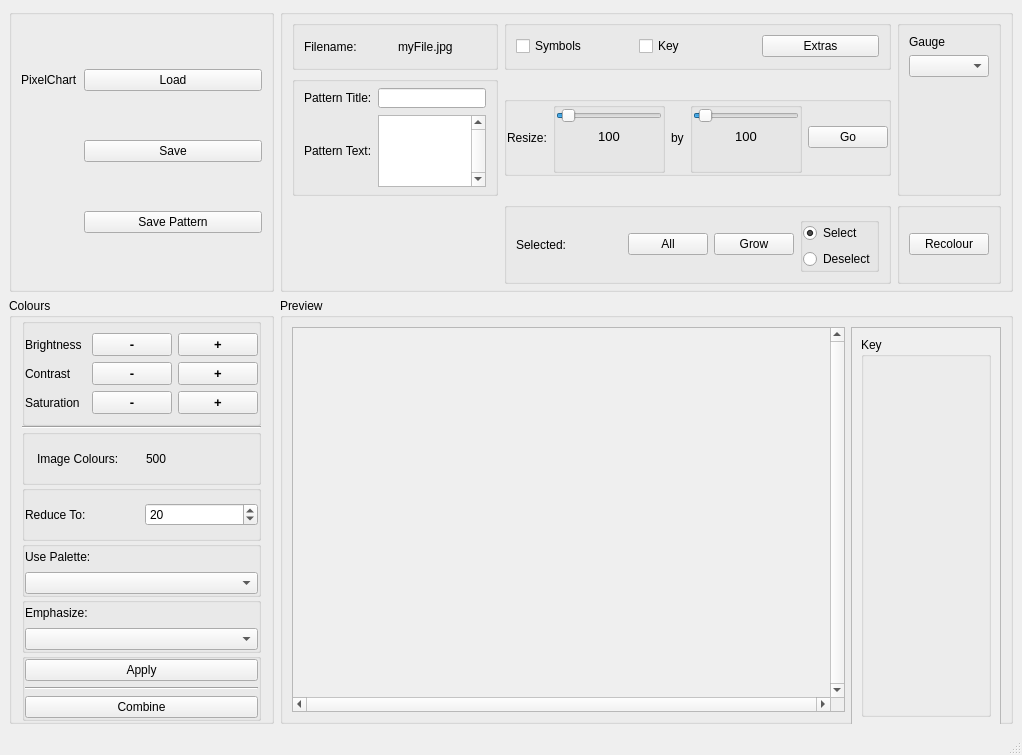
<?xml version="1.0" encoding="UTF-8"?>
<ui version="4.0">
 <class>key_pane</class>
 <widget class="QMainWindow" name="key_pane">
  <property name="geometry">
   <rect>
    <x>0</x>
    <y>0</y>
    <width>1022</width>
    <height>755</height>
   </rect>
  </property>
  <property name="windowTitle">
   <string>PixelChart</string>
  </property>
  <widget class="QWidget" name="centralwidget">
   <layout class="QGridLayout" name="gridLayout_3">
    <item row="0" column="0">
     <widget class="QGroupBox" name="GlobalPane">
      <property name="sizePolicy">
       <sizepolicy hsizetype="MinimumExpanding" vsizetype="MinimumExpanding">
        <horstretch>0</horstretch>
        <verstretch>0</verstretch>
       </sizepolicy>
      </property>
      <property name="minimumSize">
       <size>
        <width>200</width>
        <height>80</height>
       </size>
      </property>
      <property name="autoFillBackground">
       <bool>false</bool>
      </property>
      <property name="title">
       <string/>
      </property>
      <layout class="QGridLayout" name="gridLayout">
       <property name="topMargin">
        <number>5</number>
       </property>
       <property name="bottomMargin">
        <number>5</number>
       </property>
       <property name="verticalSpacing">
        <number>0</number>
       </property>
       <item row="2" column="1">
        <widget class="QPushButton" name="PatternButton">
         <property name="sizePolicy">
          <sizepolicy hsizetype="MinimumExpanding" vsizetype="Fixed">
           <horstretch>0</horstretch>
           <verstretch>0</verstretch>
          </sizepolicy>
         </property>
         <property name="text">
          <string>Save Pattern</string>
         </property>
        </widget>
       </item>
       <item row="0" column="0">
        <widget class="QLabel" name="label">
         <property name="text">
          <string>PixelChart</string>
         </property>
        </widget>
       </item>
       <item row="1" column="1">
        <widget class="QPushButton" name="SaveButton">
         <property name="sizePolicy">
          <sizepolicy hsizetype="MinimumExpanding" vsizetype="Fixed">
           <horstretch>0</horstretch>
           <verstretch>0</verstretch>
          </sizepolicy>
         </property>
         <property name="text">
          <string>Save</string>
         </property>
        </widget>
       </item>
       <item row="0" column="1">
        <widget class="QPushButton" name="LoadButton">
         <property name="text">
          <string>Load</string>
         </property>
        </widget>
       </item>
      </layout>
     </widget>
    </item>
    <item row="1" column="1">
     <widget class="QGroupBox" name="DisplayPane">
      <property name="sizePolicy">
       <sizepolicy hsizetype="MinimumExpanding" vsizetype="MinimumExpanding">
        <horstretch>0</horstretch>
        <verstretch>0</verstretch>
       </sizepolicy>
      </property>
      <property name="minimumSize">
       <size>
        <width>300</width>
        <height>200</height>
       </size>
      </property>
      <property name="baseSize">
       <size>
        <width>30</width>
        <height>30</height>
       </size>
      </property>
      <property name="title">
       <string>Preview</string>
      </property>
      <layout class="QHBoxLayout" name="horizontalLayout_6">
       <item>
        <widget class="QScrollArea" name="image_pane">
         <property name="sizePolicy">
          <sizepolicy hsizetype="MinimumExpanding" vsizetype="Expanding">
           <horstretch>0</horstretch>
           <verstretch>0</verstretch>
          </sizepolicy>
         </property>
         <property name="minimumSize">
          <size>
           <width>200</width>
           <height>200</height>
          </size>
         </property>
         <property name="baseSize">
          <size>
           <width>500</width>
           <height>300</height>
          </size>
         </property>
         <property name="verticalScrollBarPolicy">
          <enum>Qt::ScrollBarPolicy::ScrollBarAlwaysOn</enum>
         </property>
         <property name="horizontalScrollBarPolicy">
          <enum>Qt::ScrollBarPolicy::ScrollBarAlwaysOn</enum>
         </property>
         <property name="sizeAdjustPolicy">
          <enum>QAbstractScrollArea::SizeAdjustPolicy::AdjustToContents</enum>
         </property>
         <property name="widgetResizable">
          <bool>true</bool>
         </property>
         <property name="alignment">
          <set>Qt::AlignmentFlag::AlignCenter</set>
         </property>
         <widget class="QWidget" name="scrollAreaWidgetContents">
          <property name="geometry">
           <rect>
            <x>8</x>
            <y>8</y>
            <width>574</width>
            <height>382</height>
           </rect>
          </property>
          <layout class="QVBoxLayout" name="verticalLayout_8">
           <item>
            <widget class="QLabel" name="image_hook">
             <property name="text">
              <string/>
             </property>
            </widget>
           </item>
          </layout>
         </widget>
        </widget>
       </item>
       <item>
        <widget class="QScrollArea" name="scrollArea">
         <property name="minimumSize">
          <size>
           <width>100</width>
           <height>400</height>
          </size>
         </property>
         <property name="maximumSize">
          <size>
           <width>150</width>
           <height>16777215</height>
          </size>
         </property>
         <property name="frameShadow">
          <enum>QFrame::Shadow::Plain</enum>
         </property>
         <property name="widgetResizable">
          <bool>true</bool>
         </property>
         <widget class="QWidget" name="scrollAreaWidgetContents_2">
          <property name="geometry">
           <rect>
            <x>0</x>
            <y>0</y>
            <width>148</width>
            <height>398</height>
           </rect>
          </property>
          <layout class="QVBoxLayout" name="verticalLayout_2">
           <item>
            <widget class="QGroupBox" name="key_box">
             <property name="title">
              <string>Key</string>
             </property>
            </widget>
           </item>
          </layout>
         </widget>
        </widget>
       </item>
      </layout>
     </widget>
    </item>
    <item row="0" column="1">
     <widget class="QGroupBox" name="FilePane">
      <property name="sizePolicy">
       <sizepolicy hsizetype="MinimumExpanding" vsizetype="MinimumExpanding">
        <horstretch>0</horstretch>
        <verstretch>10</verstretch>
       </sizepolicy>
      </property>
      <property name="minimumSize">
       <size>
        <width>400</width>
        <height>180</height>
       </size>
      </property>
      <property name="title">
       <string/>
      </property>
      <layout class="QGridLayout" name="gridLayout_2">
       <property name="sizeConstraint">
        <enum>QLayout::SizeConstraint::SetMinimumSize</enum>
       </property>
       <property name="topMargin">
        <number>5</number>
       </property>
       <property name="bottomMargin">
        <number>5</number>
       </property>
       <item row="1" column="1">
        <widget class="QGroupBox" name="pattern_box">
         <property name="sizePolicy">
          <sizepolicy hsizetype="Preferred" vsizetype="MinimumExpanding">
           <horstretch>0</horstretch>
           <verstretch>0</verstretch>
          </sizepolicy>
         </property>
         <property name="minimumSize">
          <size>
           <width>0</width>
           <height>120</height>
          </size>
         </property>
         <property name="title">
          <string/>
         </property>
         <layout class="QGridLayout" name="gridLayout_5">
          <property name="topMargin">
           <number>5</number>
          </property>
          <property name="bottomMargin">
           <number>5</number>
          </property>
          <item row="1" column="0">
           <widget class="QLabel" name="pattern_text_label">
            <property name="text">
             <string>Pattern Text:</string>
            </property>
           </widget>
          </item>
          <item row="0" column="1">
           <widget class="QLineEdit" name="pattern_title_edit">
            <property name="sizePolicy">
             <sizepolicy hsizetype="Expanding" vsizetype="Maximum">
              <horstretch>0</horstretch>
              <verstretch>0</verstretch>
             </sizepolicy>
            </property>
            <property name="minimumSize">
             <size>
              <width>0</width>
              <height>20</height>
             </size>
            </property>
            <property name="maximumSize">
             <size>
              <width>16777215</width>
              <height>20</height>
             </size>
            </property>
            <property name="text">
             <string/>
            </property>
           </widget>
          </item>
          <item row="0" column="0">
           <widget class="QLabel" name="pattern_title_label">
            <property name="text">
             <string>Pattern Title:</string>
            </property>
           </widget>
          </item>
          <item row="1" column="1">
           <widget class="QPlainTextEdit" name="pattern_text_edit">
            <property name="sizePolicy">
             <sizepolicy hsizetype="Expanding" vsizetype="Fixed">
              <horstretch>0</horstretch>
              <verstretch>0</verstretch>
             </sizepolicy>
            </property>
            <property name="minimumSize">
             <size>
              <width>0</width>
              <height>40</height>
             </size>
            </property>
            <property name="verticalScrollBarPolicy">
             <enum>Qt::ScrollBarPolicy::ScrollBarAlwaysOn</enum>
            </property>
            <property name="sizeAdjustPolicy">
             <enum>QAbstractScrollArea::SizeAdjustPolicy::AdjustToContents</enum>
            </property>
           </widget>
          </item>
         </layout>
         <zorder>pattern_title_label</zorder>
         <zorder>pattern_text_label</zorder>
         <zorder>pattern_title_edit</zorder>
         <zorder>pattern_text_edit</zorder>
        </widget>
       </item>
       <item row="0" column="4" rowspan="2">
        <widget class="QGroupBox" name="extensions_box">
         <property name="sizePolicy">
          <sizepolicy hsizetype="Preferred" vsizetype="Preferred">
           <horstretch>0</horstretch>
           <verstretch>50</verstretch>
          </sizepolicy>
         </property>
         <property name="minimumSize">
          <size>
           <width>50</width>
           <height>0</height>
          </size>
         </property>
         <property name="title">
          <string/>
         </property>
         <layout class="QVBoxLayout" name="verticalLayout_7">
          <item>
           <widget class="QLabel" name="gauge_label">
            <property name="text">
             <string>Gauge</string>
            </property>
           </widget>
          </item>
          <item>
           <widget class="QComboBox" name="gauge_box"/>
          </item>
          <item>
           <spacer name="verticalSpacer">
            <property name="orientation">
             <enum>Qt::Orientation::Vertical</enum>
            </property>
            <property name="sizeHint" stdset="0">
             <size>
              <width>20</width>
              <height>40</height>
             </size>
            </property>
           </spacer>
          </item>
         </layout>
        </widget>
       </item>
       <item row="1" column="2">
        <widget class="QGroupBox" name="resizeBox">
         <property name="sizePolicy">
          <sizepolicy hsizetype="Preferred" vsizetype="Preferred">
           <horstretch>0</horstretch>
           <verstretch>10</verstretch>
          </sizepolicy>
         </property>
         <property name="minimumSize">
          <size>
           <width>0</width>
           <height>50</height>
          </size>
         </property>
         <property name="maximumSize">
          <size>
           <width>16777215</width>
           <height>80</height>
          </size>
         </property>
         <property name="title">
          <string/>
         </property>
         <property name="flat">
          <bool>false</bool>
         </property>
         <layout class="QHBoxLayout" name="horizontalLayout_3">
          <property name="leftMargin">
           <number>0</number>
          </property>
          <property name="topMargin">
           <number>0</number>
          </property>
          <property name="rightMargin">
           <number>0</number>
          </property>
          <property name="bottomMargin">
           <number>0</number>
          </property>
          <item>
           <widget class="QLabel" name="resize_label">
            <property name="text">
             <string>Resize:</string>
            </property>
           </widget>
          </item>
          <item>
           <widget class="QGroupBox" name="resize_width">
            <property name="minimumSize">
             <size>
              <width>0</width>
              <height>40</height>
             </size>
            </property>
            <property name="title">
             <string/>
            </property>
            <property name="flat">
             <bool>true</bool>
            </property>
            <layout class="QVBoxLayout" name="verticalLayout_5">
             <property name="leftMargin">
              <number>0</number>
             </property>
             <property name="topMargin">
              <number>0</number>
             </property>
             <property name="rightMargin">
              <number>0</number>
             </property>
             <property name="bottomMargin">
              <number>0</number>
             </property>
             <item>
              <widget class="QSlider" name="wid_adj_slider">
               <property name="sizePolicy">
                <sizepolicy hsizetype="Expanding" vsizetype="Fixed">
                 <horstretch>0</horstretch>
                 <verstretch>0</verstretch>
                </sizepolicy>
               </property>
               <property name="font">
                <font>
                 <pointsize>10</pointsize>
                </font>
               </property>
               <property name="minimum">
                <number>50</number>
               </property>
               <property name="maximum">
                <number>999</number>
               </property>
               <property name="singleStep">
                <number>5</number>
               </property>
               <property name="value">
                <number>100</number>
               </property>
               <property name="orientation">
                <enum>Qt::Orientation::Horizontal</enum>
               </property>
               <property name="invertedControls">
                <bool>false</bool>
               </property>
              </widget>
             </item>
             <item>
              <widget class="QLabel" name="wid_label">
               <property name="font">
                <font>
                 <pointsize>10</pointsize>
                </font>
               </property>
               <property name="text">
                <string>100</string>
               </property>
               <property name="alignment">
                <set>Qt::AlignmentFlag::AlignBottom|Qt::AlignmentFlag::AlignHCenter</set>
               </property>
              </widget>
             </item>
             <item>
              <spacer name="verticalSpacer_2">
               <property name="orientation">
                <enum>Qt::Orientation::Vertical</enum>
               </property>
               <property name="sizeHint" stdset="0">
                <size>
                 <width>20</width>
                 <height>40</height>
                </size>
               </property>
              </spacer>
             </item>
            </layout>
           </widget>
          </item>
          <item>
           <widget class="QLabel" name="resize_mid_label">
            <property name="text">
             <string>by</string>
            </property>
           </widget>
          </item>
          <item>
           <widget class="QGroupBox" name="resize_height">
            <property name="minimumSize">
             <size>
              <width>0</width>
              <height>40</height>
             </size>
            </property>
            <property name="title">
             <string/>
            </property>
            <property name="flat">
             <bool>true</bool>
            </property>
            <layout class="QVBoxLayout" name="verticalLayout_6">
             <property name="leftMargin">
              <number>0</number>
             </property>
             <property name="topMargin">
              <number>0</number>
             </property>
             <property name="rightMargin">
              <number>0</number>
             </property>
             <property name="bottomMargin">
              <number>0</number>
             </property>
             <item>
              <widget class="QSlider" name="ht_adj_slider">
               <property name="minimum">
                <number>50</number>
               </property>
               <property name="maximum">
                <number>999</number>
               </property>
               <property name="singleStep">
                <number>5</number>
               </property>
               <property name="value">
                <number>100</number>
               </property>
               <property name="orientation">
                <enum>Qt::Orientation::Horizontal</enum>
               </property>
              </widget>
             </item>
             <item>
              <widget class="QLabel" name="ht_label">
               <property name="font">
                <font>
                 <pointsize>10</pointsize>
                </font>
               </property>
               <property name="text">
                <string>100</string>
               </property>
               <property name="alignment">
                <set>Qt::AlignmentFlag::AlignBottom|Qt::AlignmentFlag::AlignHCenter</set>
               </property>
              </widget>
             </item>
             <item>
              <spacer name="verticalSpacer_3">
               <property name="orientation">
                <enum>Qt::Orientation::Vertical</enum>
               </property>
               <property name="sizeHint" stdset="0">
                <size>
                 <width>20</width>
                 <height>40</height>
                </size>
               </property>
              </spacer>
             </item>
            </layout>
           </widget>
          </item>
          <item>
           <widget class="QPushButton" name="resize_button">
            <property name="text">
             <string>Go</string>
            </property>
           </widget>
          </item>
         </layout>
        </widget>
       </item>
       <item row="0" column="2">
        <widget class="QGroupBox" name="extras_box">
         <property name="sizePolicy">
          <sizepolicy hsizetype="Preferred" vsizetype="MinimumExpanding">
           <horstretch>0</horstretch>
           <verstretch>0</verstretch>
          </sizepolicy>
         </property>
         <property name="minimumSize">
          <size>
           <width>0</width>
           <height>50</height>
          </size>
         </property>
         <property name="maximumSize">
          <size>
           <width>16777215</width>
           <height>50</height>
          </size>
         </property>
         <property name="baseSize">
          <size>
           <width>0</width>
           <height>50</height>
          </size>
         </property>
         <property name="title">
          <string/>
         </property>
         <layout class="QHBoxLayout" name="horizontalLayout_4">
          <property name="topMargin">
           <number>5</number>
          </property>
          <property name="bottomMargin">
           <number>5</number>
          </property>
          <item>
           <widget class="QCheckBox" name="symbols_check">
            <property name="text">
             <string>Symbols</string>
            </property>
           </widget>
          </item>
          <item>
           <widget class="QCheckBox" name="key_check">
            <property name="baseSize">
             <size>
              <width>0</width>
              <height>50</height>
             </size>
            </property>
            <property name="text">
             <string>Key</string>
            </property>
           </widget>
          </item>
          <item>
           <widget class="QPushButton" name="extras_button">
            <property name="text">
             <string>Extras</string>
            </property>
           </widget>
          </item>
         </layout>
        </widget>
       </item>
       <item row="0" column="1">
        <widget class="QGroupBox" name="filename_box">
         <property name="sizePolicy">
          <sizepolicy hsizetype="Preferred" vsizetype="MinimumExpanding">
           <horstretch>0</horstretch>
           <verstretch>0</verstretch>
          </sizepolicy>
         </property>
         <property name="maximumSize">
          <size>
           <width>16777215</width>
           <height>50</height>
          </size>
         </property>
         <property name="baseSize">
          <size>
           <width>0</width>
           <height>50</height>
          </size>
         </property>
         <property name="title">
          <string/>
         </property>
         <layout class="QHBoxLayout" name="horizontalLayout">
          <property name="topMargin">
           <number>5</number>
          </property>
          <property name="bottomMargin">
           <number>5</number>
          </property>
          <item>
           <widget class="QLabel" name="filename_label">
            <property name="text">
             <string>Filename:</string>
            </property>
           </widget>
          </item>
          <item>
           <widget class="QLabel" name="filename_show">
            <property name="toolTip">
             <string>./</string>
            </property>
            <property name="text">
             <string>myFile.jpg</string>
            </property>
           </widget>
          </item>
         </layout>
        </widget>
       </item>
       <item row="2" column="2">
        <widget class="QGroupBox" name="swatchGroup">
         <property name="title">
          <string/>
         </property>
         <layout class="QHBoxLayout" name="horizontalLayout_7">
          <item>
           <widget class="QLabel" name="label_11">
            <property name="text">
             <string>Selected:</string>
            </property>
           </widget>
          </item>
          <item>
           <widget class="QLabel" name="swatch">
            <property name="minimumSize">
             <size>
              <width>50</width>
              <height>0</height>
             </size>
            </property>
            <property name="maximumSize">
             <size>
              <width>50</width>
              <height>16777215</height>
             </size>
            </property>
            <property name="text">
             <string/>
            </property>
           </widget>
          </item>
          <item>
           <widget class="QPushButton" name="pushButton">
            <property name="toolTip">
             <string>Select all pixels of this colour</string>
            </property>
            <property name="text">
             <string>All</string>
            </property>
           </widget>
          </item>
          <item>
           <widget class="QPushButton" name="pushButton_2">
            <property name="toolTip">
             <string>Grow selection by 1 pixel</string>
            </property>
            <property name="text">
             <string>Grow</string>
            </property>
           </widget>
          </item>
          <item>
           <widget class="QGroupBox" name="selectionModeRadio">
            <property name="title">
             <string/>
            </property>
            <layout class="QVBoxLayout" name="verticalLayout_10">
             <property name="leftMargin">
              <number>0</number>
             </property>
             <property name="topMargin">
              <number>0</number>
             </property>
             <property name="rightMargin">
              <number>0</number>
             </property>
             <property name="bottomMargin">
              <number>0</number>
             </property>
             <item>
              <widget class="QRadioButton" name="selectionSelect">
               <property name="text">
                <string>Select</string>
               </property>
               <property name="checked">
                <bool>true</bool>
               </property>
               <attribute name="buttonGroup">
                <string notr="true">buttonGroup</string>
               </attribute>
              </widget>
             </item>
             <item>
              <widget class="QRadioButton" name="selectionDeselect">
               <property name="text">
                <string>Deselect</string>
               </property>
               <attribute name="buttonGroup">
                <string notr="true">buttonGroup</string>
               </attribute>
              </widget>
             </item>
            </layout>
           </widget>
          </item>
         </layout>
        </widget>
       </item>
       <item row="2" column="4">
        <widget class="QGroupBox" name="groupBox">
         <property name="title">
          <string/>
         </property>
         <layout class="QVBoxLayout" name="verticalLayout_11">
          <item>
           <widget class="QPushButton" name="recolourSelectionButton">
            <property name="text">
             <string>Recolour</string>
            </property>
           </widget>
          </item>
         </layout>
        </widget>
       </item>
      </layout>
     </widget>
    </item>
    <item row="1" column="0">
     <widget class="QGroupBox" name="ColourPane">
      <property name="minimumSize">
       <size>
        <width>200</width>
        <height>400</height>
       </size>
      </property>
      <property name="maximumSize">
       <size>
        <width>300</width>
        <height>16777215</height>
       </size>
      </property>
      <property name="title">
       <string>Colours</string>
      </property>
      <layout class="QVBoxLayout" name="verticalLayout_3">
       <property name="spacing">
        <number>0</number>
       </property>
       <property name="leftMargin">
        <number>10</number>
       </property>
       <property name="topMargin">
        <number>0</number>
       </property>
       <property name="rightMargin">
        <number>10</number>
       </property>
       <property name="bottomMargin">
        <number>0</number>
       </property>
       <item>
        <widget class="QGroupBox" name="adjustment_box">
         <property name="title">
          <string/>
         </property>
         <property name="flat">
          <bool>true</bool>
         </property>
         <layout class="QGridLayout" name="gridLayout_4">
          <property name="leftMargin">
           <number>0</number>
          </property>
          <property name="rightMargin">
           <number>0</number>
          </property>
          <item row="1" column="2">
           <widget class="QPushButton" name="contUp">
            <property name="font">
             <font>
              <pointsize>10</pointsize>
              <bold>true</bold>
             </font>
            </property>
            <property name="text">
             <string>+</string>
            </property>
            <property name="iconSize">
             <size>
              <width>8</width>
              <height>16</height>
             </size>
            </property>
           </widget>
          </item>
          <item row="1" column="1">
           <widget class="QPushButton" name="contDown">
            <property name="font">
             <font>
              <pointsize>10</pointsize>
              <bold>true</bold>
             </font>
            </property>
            <property name="text">
             <string>-</string>
            </property>
            <property name="iconSize">
             <size>
              <width>8</width>
              <height>16</height>
             </size>
            </property>
           </widget>
          </item>
          <item row="0" column="1">
           <widget class="QPushButton" name="brightDown">
            <property name="font">
             <font>
              <pointsize>10</pointsize>
              <bold>true</bold>
              <kerning>false</kerning>
             </font>
            </property>
            <property name="text">
             <string>-</string>
            </property>
            <property name="iconSize">
             <size>
              <width>8</width>
              <height>16</height>
             </size>
            </property>
            <property name="flat">
             <bool>false</bool>
            </property>
           </widget>
          </item>
          <item row="0" column="2">
           <widget class="QPushButton" name="brightUp">
            <property name="font">
             <font>
              <pointsize>10</pointsize>
              <bold>true</bold>
             </font>
            </property>
            <property name="text">
             <string>+</string>
            </property>
            <property name="iconSize">
             <size>
              <width>8</width>
              <height>16</height>
             </size>
            </property>
           </widget>
          </item>
          <item row="2" column="2">
           <widget class="QPushButton" name="satUp">
            <property name="font">
             <font>
              <pointsize>10</pointsize>
              <bold>true</bold>
             </font>
            </property>
            <property name="text">
             <string>+</string>
            </property>
            <property name="iconSize">
             <size>
              <width>8</width>
              <height>16</height>
             </size>
            </property>
           </widget>
          </item>
          <item row="2" column="1">
           <widget class="QPushButton" name="satDown">
            <property name="font">
             <font>
              <pointsize>10</pointsize>
              <bold>true</bold>
             </font>
            </property>
            <property name="text">
             <string>-</string>
            </property>
            <property name="iconSize">
             <size>
              <width>8</width>
              <height>16</height>
             </size>
            </property>
           </widget>
          </item>
          <item row="0" column="0">
           <widget class="QLabel" name="brightLabel">
            <property name="text">
             <string>Brightness</string>
            </property>
            <property name="margin">
             <number>1</number>
            </property>
           </widget>
          </item>
          <item row="1" column="0">
           <widget class="QLabel" name="contLabel">
            <property name="text">
             <string>Contrast</string>
            </property>
            <property name="margin">
             <number>1</number>
            </property>
           </widget>
          </item>
          <item row="2" column="0">
           <widget class="QLabel" name="satLabel">
            <property name="text">
             <string>Saturation</string>
            </property>
            <property name="margin">
             <number>1</number>
            </property>
           </widget>
          </item>
         </layout>
        </widget>
       </item>
       <item>
        <widget class="Line" name="line">
         <property name="orientation">
          <enum>Qt::Orientation::Horizontal</enum>
         </property>
        </widget>
       </item>
       <item>
        <widget class="QGroupBox" name="current_box">
         <property name="title">
          <string/>
         </property>
         <property name="flat">
          <bool>true</bool>
         </property>
         <layout class="QHBoxLayout" name="horizontalLayout_2">
          <property name="leftMargin">
           <number>12</number>
          </property>
          <property name="topMargin">
           <number>5</number>
          </property>
          <property name="bottomMargin">
           <number>5</number>
          </property>
          <item>
           <widget class="QLabel" name="current_label">
            <property name="text">
             <string>Image Colours:</string>
            </property>
           </widget>
          </item>
          <item>
           <widget class="QLabel" name="current_cols">
            <property name="text">
             <string>500</string>
            </property>
           </widget>
          </item>
         </layout>
        </widget>
       </item>
       <item>
        <widget class="QGroupBox" name="reduction_box">
         <property name="title">
          <string/>
         </property>
         <property name="flat">
          <bool>true</bool>
         </property>
         <layout class="QHBoxLayout" name="horizontalLayout_5">
          <property name="spacing">
           <number>-1</number>
          </property>
          <property name="leftMargin">
           <number>0</number>
          </property>
          <property name="topMargin">
           <number>0</number>
          </property>
          <property name="rightMargin">
           <number>0</number>
          </property>
          <property name="bottomMargin">
           <number>0</number>
          </property>
          <item>
           <widget class="QLabel" name="reduction_label">
            <property name="text">
             <string>Reduce To:</string>
            </property>
           </widget>
          </item>
          <item>
           <widget class="QSpinBox" name="colour_num_select">
            <property name="value">
             <number>20</number>
            </property>
           </widget>
          </item>
         </layout>
        </widget>
       </item>
       <item>
        <widget class="QGroupBox" name="palette_box">
         <property name="title">
          <string/>
         </property>
         <property name="flat">
          <bool>true</bool>
         </property>
         <layout class="QVBoxLayout" name="verticalLayout_9">
          <property name="leftMargin">
           <number>0</number>
          </property>
          <property name="topMargin">
           <number>0</number>
          </property>
          <property name="rightMargin">
           <number>0</number>
          </property>
          <property name="bottomMargin">
           <number>0</number>
          </property>
          <item>
           <widget class="QLabel" name="palette_label">
            <property name="text">
             <string>Use Palette:</string>
            </property>
           </widget>
          </item>
          <item>
           <widget class="QComboBox" name="palette_select"/>
          </item>
         </layout>
        </widget>
       </item>
       <item>
        <widget class="QGroupBox" name="emphasize_box">
         <property name="title">
          <string/>
         </property>
         <property name="flat">
          <bool>true</bool>
         </property>
         <layout class="QVBoxLayout" name="verticalLayout">
          <property name="leftMargin">
           <number>0</number>
          </property>
          <property name="topMargin">
           <number>0</number>
          </property>
          <property name="rightMargin">
           <number>0</number>
          </property>
          <property name="bottomMargin">
           <number>0</number>
          </property>
          <item>
           <widget class="QLabel" name="emphasize_label">
            <property name="text">
             <string>Emphasize:</string>
            </property>
           </widget>
          </item>
          <item>
           <widget class="QComboBox" name="emphasize_select"/>
          </item>
         </layout>
        </widget>
       </item>
       <item>
        <widget class="QGroupBox" name="colour_specials_box">
         <property name="title">
          <string/>
         </property>
         <property name="flat">
          <bool>true</bool>
         </property>
         <layout class="QVBoxLayout" name="verticalLayout_4">
          <property name="leftMargin">
           <number>0</number>
          </property>
          <property name="topMargin">
           <number>0</number>
          </property>
          <property name="rightMargin">
           <number>0</number>
          </property>
          <property name="bottomMargin">
           <number>0</number>
          </property>
          <item>
           <widget class="QPushButton" name="colour_go_button">
            <property name="text">
             <string>Apply</string>
            </property>
           </widget>
          </item>
          <item>
           <widget class="Line" name="line_2">
            <property name="orientation">
             <enum>Qt::Orientation::Horizontal</enum>
            </property>
           </widget>
          </item>
          <item>
           <widget class="QPushButton" name="colour_advanced_button">
            <property name="text">
             <string>Combine</string>
            </property>
           </widget>
          </item>
         </layout>
        </widget>
       </item>
      </layout>
     </widget>
    </item>
   </layout>
  </widget>
  <widget class="QMenuBar" name="menubar">
   <property name="geometry">
    <rect>
     <x>0</x>
     <y>0</y>
     <width>1022</width>
     <height>37</height>
    </rect>
   </property>
  </widget>
  <widget class="QStatusBar" name="statusbar"/>
 </widget>
 <resources/>
 <connections/>
 <buttongroups>
  <buttongroup name="buttonGroup"/>
 </buttongroups>
</ui>
